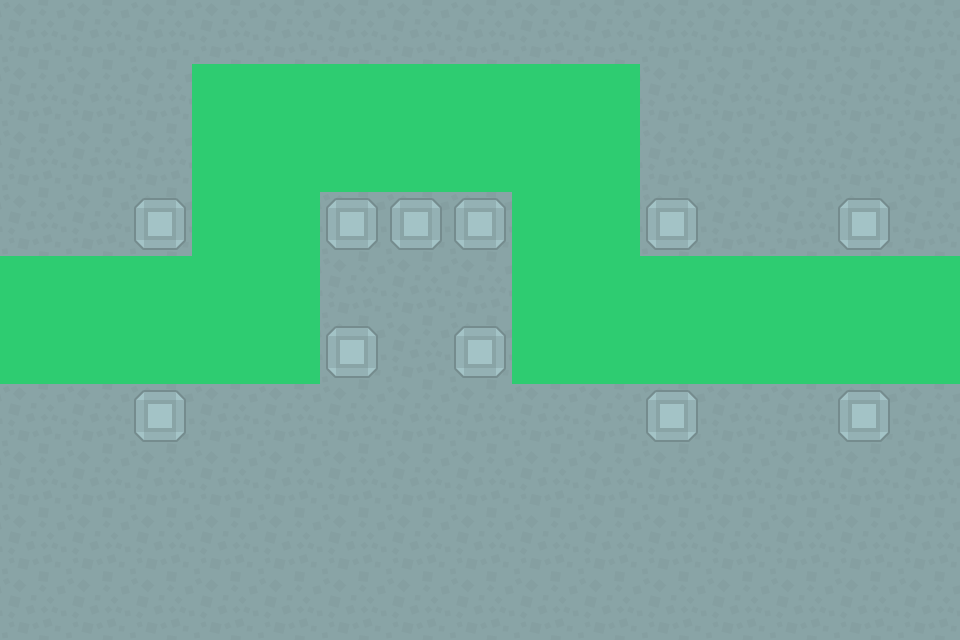

A level layout from a 2D game, rendered from its tile map. Below: a short description, then the map file with its tile-grid data intact:
An orthogonal 15x10 tile map with 64x64 px tiles, 2 tile layers (Ground, Nodes), 1 hidden layer not drawn, 2 tilesets and 14 objects (11x Tower, End, Start).

<map version="1.0" tiledversion="1.1.5" orientation="orthogonal" renderorder="right-down" width="15" height="10" tilewidth="64" tileheight="64" infinite="0" nextobjectid="28">
 <tileset firstgid="1" source="Kenney_TD.tsx" />
 <tileset firstgid="300" source="Path Tiles.tsx" />
 <layer name="Mob Path" width="15" height="10" visible="0">
  <data encoding="csv">
0,0,0,0,0,0,0,0,0,0,0,0,0,0,0,
0,0,0,302,302,302,302,302,302,302,0,0,0,0,0,
0,0,0,302,302,302,302,302,302,302,0,0,0,0,0,
0,0,0,302,302,0,0,0,302,302,0,0,0,0,0,
302,302,302,302,302,0,0,0,302,302,302,302,302,302,302,
301,302,302,302,302,0,0,0,302,302,302,302,302,302,300,
0,0,0,0,0,0,0,0,0,0,0,0,0,0,0,
0,0,0,0,0,0,0,0,0,0,0,0,0,0,0,
0,0,0,0,0,0,0,0,0,0,0,0,0,0,0,
0,0,0,0,0,0,0,0,0,0,0,0,0,0,0
</data>
 </layer>
 <layer name="Ground" width="15" height="10">
  <data encoding="csv">
104,104,104,104,104,104,104,104,104,104,104,104,104,104,104,
104,104,104,125,125,125,125,125,125,125,104,104,104,104,104,
104,104,104,125,125,125,125,125,125,125,104,104,104,104,104,
104,104,104,125,125,104,104,104,125,125,104,104,104,104,104,
125,125,125,125,125,104,104,104,125,125,125,125,125,125,125,
125,125,125,125,125,104,104,104,125,125,125,125,125,125,125,
104,104,104,104,104,104,104,104,104,104,104,104,104,104,104,
104,104,104,104,104,104,104,104,104,104,104,104,104,104,104,
104,104,104,104,104,104,104,104,104,104,104,104,104,104,104,
104,104,104,104,104,104,104,104,104,104,104,104,104,104,104
</data>
 </layer>
 <layer name="Nodes" width="15" height="10">
  <data encoding="csv">
0,0,0,0,0,0,0,0,0,0,0,0,0,0,0,
0,0,0,0,0,0,0,0,0,0,0,0,0,0,0,
0,0,0,0,0,0,0,0,0,0,0,0,0,0,0,
0,0,181,0,0,181,181,181,0,0,181,0,0,181,0,
0,0,0,0,0,0,0,0,0,0,0,0,0,0,0,
0,0,0,0,0,181,0,181,0,0,0,0,0,0,0,
0,0,181,0,0,0,0,0,0,0,181,0,0,181,0,
0,0,0,0,0,0,0,0,0,0,0,0,0,0,0,
0,0,0,0,0,0,0,0,0,0,0,0,0,0,0,
0,0,0,0,0,0,0,0,0,0,0,0,0,0,0
</data>
 </layer>
 <objectgroup name="Nodes">
  <object id="5" name="Tower" x="128" y="192" width="64" height="64" />
  <object id="8" name="Tower" x="128" y="384" width="64" height="64" />
  <object id="10" name="Tower" x="320" y="192" width="64" height="64" />
  <object id="11" name="Tower" x="384" y="192" width="64" height="64" />
  <object id="12" name="Tower" x="448" y="192" width="64" height="64" />
  <object id="13" name="Tower" x="320" y="320" width="64" height="64" />
  <object id="14" name="Tower" x="448" y="320" width="64" height="64" />
  <object id="15" name="Tower" x="640" y="384" width="64" height="64" />
  <object id="16" name="Tower" x="640" y="192" width="64" height="64" />
  <object id="17" name="Tower" x="832" y="192" width="64" height="64" />
  <object id="18" name="Tower" x="832" y="384" width="64" height="64" />
  <object id="25" name="End" x="0" y="320" width="64" height="64" />
  <object id="26" name="Start" x="896" y="320" width="64" height="64" />
  <object id="27" x="784" y="-80" />
 </objectgroup>
</map>
